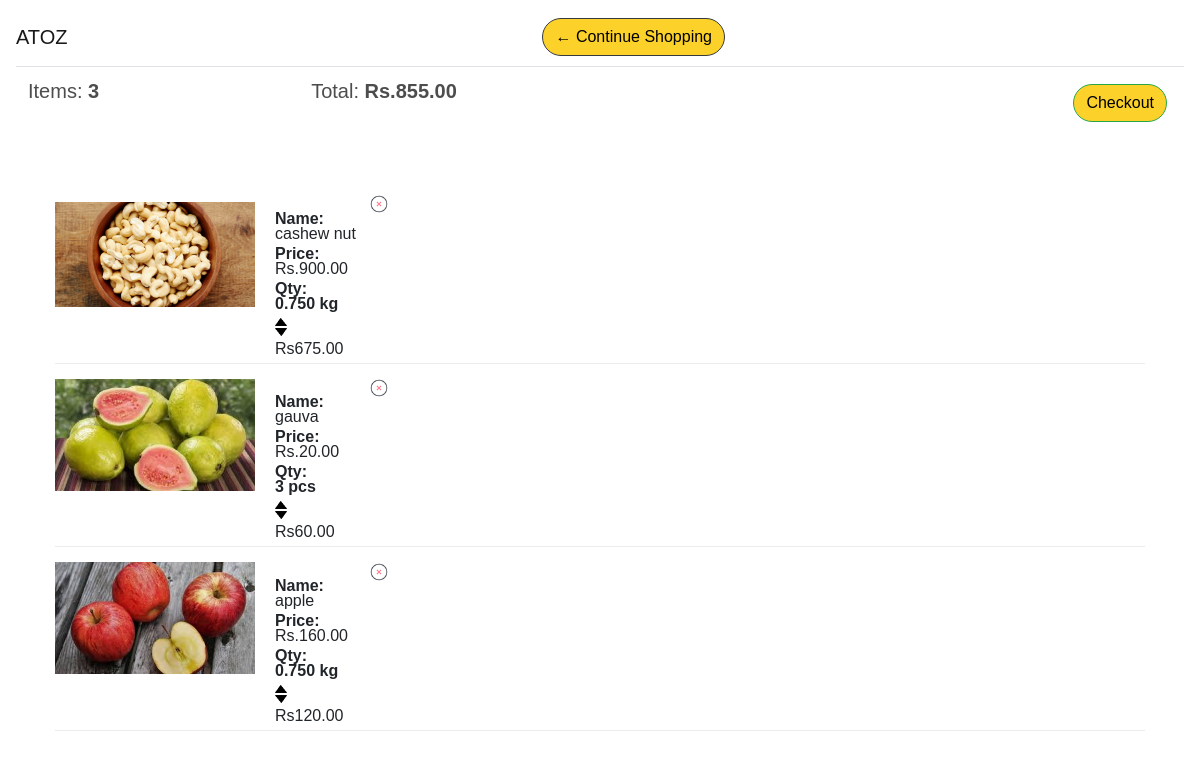
The page /user/add/cart/ (signed in) on the database its author committed.
### atoz_store/models.py (models this page shows, shortened)
class Order(models.Model):
    status = (
        ("op","order processing"),
        ("od","out for delivery"),
        ("d","delivered"),
         )
    customer = models.ForeignKey(Customer,on_delete=models.SET_NULL,blank=True,null=True)
    status = models.CharField(max_length=40,choices=status,null=True,default="null")
    date_ordered = models.DateTimeField(auto_now_add=True,null=True)
    mark = models.IntegerField(default=1)
    complete = models.BooleanField(default=True,null=True,blank=False)
    transaction_id = models.CharField(max_length=128,null=True)
    @property
    def get_cart_total(self):
        orderitem=self.orderitem_set.all()
        total = sum([item.get_total for item in orderitem])
        return total
    @property
    def get_cart_items(self):
        orderitem=self.orderitem_set.all()
        total = sum([self.mark for item in orderitem])
        return total

class OrderItem(models.Model):
    product = models.ForeignKey(Product,on_delete=models.SET_NULL,blank=True,null=True)
    order = models.ForeignKey(Order,on_delete=models.SET_NULL,blank=True,null=True)
    quantity = models.DecimalField(decimal_places=3,max_digits=7 ,default=0,null=True,blank=True)
    date_ordered = models.DateTimeField(auto_now_add=True)
    @property
    def get_total(self):
        total = self.product.price*self.quantity
        return total

class Product(models.Model):
    catagory_choice = (
        ("fruit","fruit"),
        ("dryfruit","dryfruit"),
        ("vegitable","vegitable"),
        ("other","other"),
         )
    sell_choice =(
        ("/pcs","/peice"),
        ("/kgs","/kgs")
    )
    discription = models.CharField(max_length=500,null=True)
    type =  models.CharField(max_length=30,choices=sell_choice,null=True)
    name = models.CharField(max_length=128,null=True,)
    catagory = models.CharField(max_length=30,choices= catagory_choice ,null=True)
    price = models.DecimalField(max_digits=7, decimal_places=2)
    image = models.ImageField(null=True,blank=True)
    prodtype =models.BooleanField(default=True)
    @property
    def imageURL(self):
        try:
            url = self.image.url
        except:
            url = ''
        return url

### atoz_store/views.py (the view, shortened to what this page needs)
# urls.py: path('cart/',views.cart,name="cart"),
def cart(request):
    if request.user.is_authenticated:
        email = request.user.email
        customer,created = Customer.objects.get_or_create(
            email=email,
        )
        order,created = Order.objects.get_or_create(customer=customer,complete=False)
        items = order.orderitem_set.all()
        print(items)
        cartitems = order.get_cart_items
    context = {'items':items,'order':order,'cartitems':cartitems}
    return render(request,'atoz_store/cart.html',context)

### atoz_store/Templates/atoz_store/cart.html (shortened to what this page needs)
{% extends 'atoz_store/main.html' %}
{% load static %}
{% block content %}
	<div class="row">
		<div class="col-lg-12">
  <nav class="navbar navbar-light fixed-top sticky">
    <span class="navbar-brand mb-0 h1">ATOZ</span>
			<div class="box-element">
                <a  class="btn btn-outline-dark srcbtn " href="{% url 'store' %}">&#x2190; Continue Shopping</a>
            </div>
            <br>
            <br>
            <table class="table">
                <tr>
                    <th><h5>Items: <strong>{{order.get_cart_items|floatformat:0}}</strong></h5></th>
                    <th><h5>Total:<strong> Rs.{{order.get_cart_total|floatformat:2}}</strong></h5></th>
                    <th>
                        <a  style="float:right; margin:5px;" class="btn btn-success srcbtn " href="{% url 'checkout' %}">Checkout</a>
                    </th>
                </tr>
            </table>
        </nav>
			<div class=" box-element">
            {% for item in items%}
            <div style="flex:2"><img class="image" src="{{item.product.imageURL}}">
            </div>
            <div class="cart-column">
                <div  ><strong>Name:</strong><p>{{item.product.name}}</p></div>
                <div class="pri"><strong>Price:</strong><p>Rs.{{item.product.price|floatformat:2}}</p></div>
                <div>
                    <div class="pri"><strong>Qty:</strong></div>
                    {% if request.user.is_authenticated %}
                        {% if item.product.prodtype %}
                        <p class="quantity" style="flex:1"> <strong> {{item.quantity|floatformat:3}} kg</strong></p>
                        <div class="pri" class="quantity">
                            <img data-product={{item.product.id}} data-action="add" class="chg-quantity update-cart"  src="{% static  'images/arrow-up.png' %}">
                            <img data-product={{item.product.id}}  data-action="remove" class="chg-quantity update-cart" src="{% static  'images/arrow-down.png' %}">
                        </div>
                        {% else %}
                        <p class="quantity"> <strong> {{item.quantity|floatformat:0}} pcs</strong></p>
                        <div class="pri" class="quantity">
                            <img data-product={{item.product.id}} data-action="add" class="chg-quantity update-cart"  src="{% static  'images/arrow-up.png' %}">
                            <img data-product={{item.product.id}}  data-action="remove" class="chg-quantity update-cart" src="{% static  'images/arrow-down.png' %}">
                        </div>
                        {% endif%}
                    {% endif %}
                </div>
                <div class="tot"  style="flex:1"><p>Rs{{item.get_total|floatformat:2}}</p></div>
                <div class="delete">
                <img data-product={{item.product.id}}  data-action="delete" class="delete update-cart" src="{% static  'images/delete.png' %}"></div>
            </div>
            {% endfor %}
		</div>
    </div>
{% endblock content %}

### atoz_store/static/css/main.css (style rules this page uses)
html, body { height: 100%; background-color:white; font-family: 'Ubuntu', sans-serif; }
h1,h2,h3,h4,h5,h6 { color:hsl(0, 0%, 30%); }
.box-element { padding-left: 20px; background-color: #fff; border-radius: 4px; padding: 10px; font-family: 'Ubuntu', sans-serif; }
.sticky { background-color: #fff; }
.delete { width: 1cm; height: 1cm; }
.col-lg-4, .col-lg-6, .col-lg-8, .col-lg-12 { margin-top: 10px; }
.btn { border-radius: 5em; background-color: #6b8e23; color: black; }
.image { padding-top: 150px; margin-bottom: -115px; width: 200px; }
.cart-column { line-height: 15px; cursor: pointer; padding-left: 220px; padding-bottom: 1px; padding-top: 0.5cm; margin-bottom: -135px; border-bottom: 1px solid #ececec; }
.quantity { display: inline-block; font-weight: 700; padding-right:10px; }
.chg-quantity { width: 12px; height: 8px; cursor: pointer; display: block; margin-top: 2px; transition:.1s; margin-bottom: 0px; }
.srcbtn { background-color: #fcd12a; }
div.pri { margin-top: -11px; }
div.delete { position: relative; bottom: 3.9cm; left: 2.5cm; }
.delete { width: 20px; height: 20px; cursor: pointer; display: block; margin-top: 5px; transition:.1s; }
.tot { margin-top: 5px; margin-bottom: -30px; }

### rows shown on the page
Order: get_cart_items "3", get_cart_total "855.00"
OrderItem: product.imageURL (picture), product.name "cashew nut", product.price "900.00", quantity "0.750", get_total "675.00"
OrderItem: product.imageURL (picture), product.name "gauva", product.price "20.00", quantity "3", get_total "60.00"
OrderItem: product.imageURL (picture), product.name "apple", product.price "160.00", quantity "0.750", get_total "120.00"
